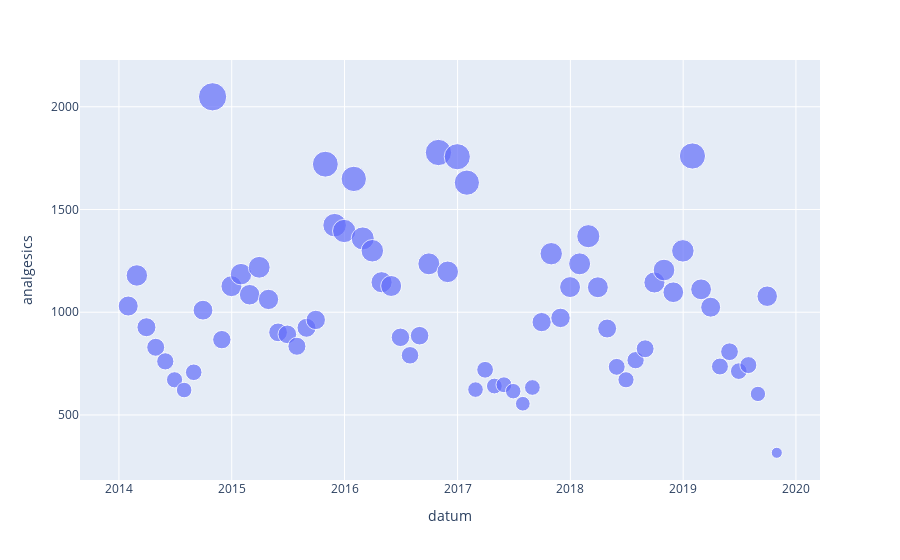

The code cell stored with this chart in its notebook:
### Code cell
px.scatter(
    df1,
    x="datum",
    y="analgesics",
    size=df1.analgesics,
)
# from this plot and "Sales per month in compare" plot we can figure out that smth happened in oct 2014 that
# increases sales of analgesics. And due to news sites and Wiki (https://en.wikipedia.org/wiki/Portal:Current_events/October_2014)
# Ebola rises in liberia and also USA have one patient with this illnes.
